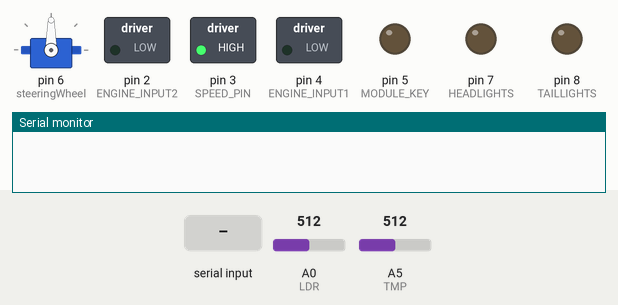
Simulated run of this sketch. Board: Arduino Nano, built with avr-gcc and run on an emulated ATmega328P. Shown: servo, switched loads named in the sketch (green lamp = pin HIGH), output pins drawn as LEDs (lit = HIGH), the last lines printed to the serial monitor. The test bench sets the inputs (shaded band); at power-on: A0 (LDR) = 512, A5 (TMP) = 512. Pins used as bus, display or sensor lines are not drawn.

Above: at 1.2 s.
1.3 s: "A\n" received over the second serial link
At 2.4 s:
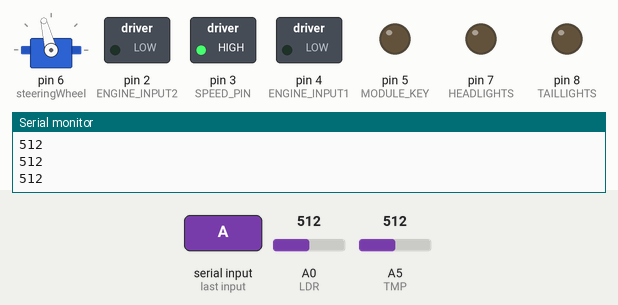
2.8 s: A0 (LDR) set to 683
4.4 s: A0 (LDR) set to 712
At 6.3 s:
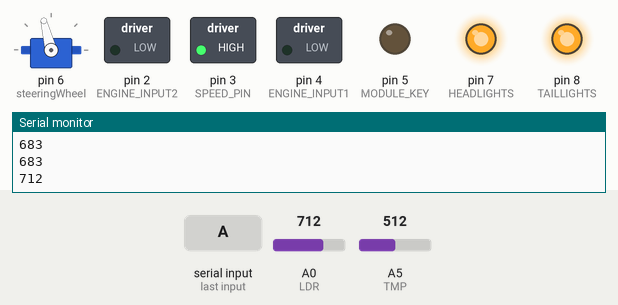
6.7 s: "Q\n" received over the second serial link
At 7.7 s:
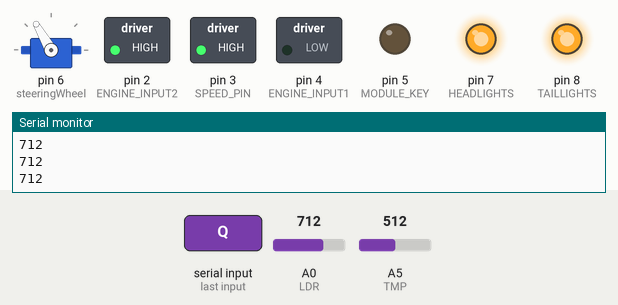
8.2 s: "E\n" received over the second serial link
At 8.8 s:
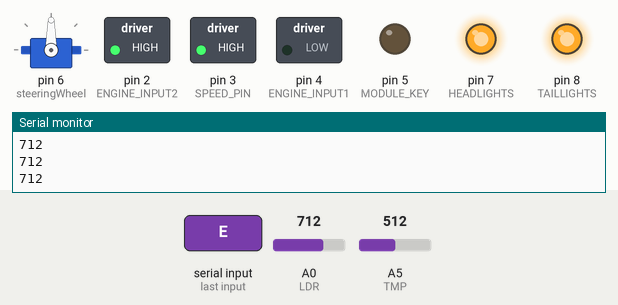
9.7 s: "Z\n" received over the second serial link
At 10.0 s:
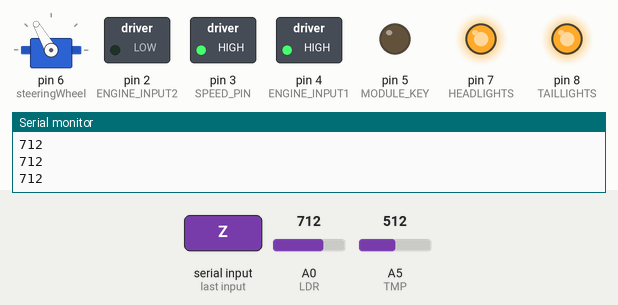
Timing chart, 0 to 12.2 s (numbered marks = the images above; inputs shaded):
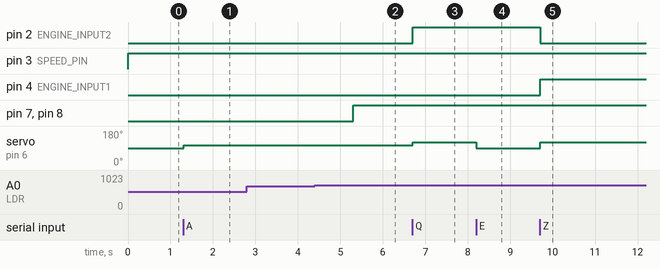

The sketch:

definitive_control_bt.ino
```cpp
#include <Arduino.h>
#include <SoftwareSerial.h>
#include <Servo.h>

#define ENGINE_INPUT2 2
#define SPEED_PIN 3
#define ENGINE_INPUT1 4
#define MODULE_KEY 5 // the key pin of the HC05 module (AT mode)
#define RX_PIN 10
#define TX_PIN 11
#define POWER 12
#define HEADLIGHTS 7
#define TAILLIGHTS 8
#define LDR A0
#define TMP A5
#define AT_INIT // AT configuration on startup

SoftwareSerial btSerial(RX_PIN, TX_PIN); // connexion to HC05

String inputString = "";        // a string to hold incoming data
boolean stringComplete = false; // whether the string is complete
char mem; // char to hold selected modes
bool LF; // controls car's movement
bool RF; //
bool LB; //
bool RB; //
bool isAuto; //
int power_state = LOW;
unsigned long tc, tp; // the time, for timeout processing
const long interval = 1000;
const long interval_2 = 1000;
const long interval_3 = 500;
unsigned long previousMillis = 0;
unsigned long previousMillis_2 = 0;
unsigned long previousMillis_3 = 0;

// functions header
void engine_control(const char *d);
void onOFF(int pin1, int pin2, bool lhs, bool rhs);
void lights(char &mode);
bool waitFor(const char *rep);
double tmp();

Servo steeringWheel;
int direction;

void setup()
{
  pinMode(HEADLIGHTS, OUTPUT);
  pinMode(TAILLIGHTS, OUTPUT);

  pinMode(ENGINE_INPUT1, OUTPUT);
  pinMode(ENGINE_INPUT2, OUTPUT);
  pinMode(SPEED_PIN, OUTPUT);
  pinMode(POWER, OUTPUT);

  steeringWheel.attach(6);

  // pinMode(ARDUINO_LED, OUTPUT);  // the on board led pin
  pinMode(MODULE_KEY, OUTPUT);   // the HC05 Key pin (switch to AT mode when HIGH)
  digitalWrite(MODULE_KEY, LOW); // communication mode

  inputString.reserve(300); // reserve 300 char max

  Serial.begin(9600);   // on board Serial
  btSerial.begin(9600); // SoftwareSerial connected to HC05 BTmodule
  tp = millis();        // get time
}

void loop()
{
  // put your main code here, to run repeatedly:
  unsigned long currentMillis = millis();
  unsigned long currentMillis_2 = millis();
  unsigned long currentMillis_3 = millis();
  analogWrite(SPEED_PIN, 255); // Aciona o motor

  // wait for a complete line from bluetooth device
  while (btSerial.available())
  {
    if (currentMillis - previousMillis >= interval)
    {
      previousMillis = currentMillis;
      btSerial.print(tmp());
    }
    char inChar = (char)btSerial.read(); // get the new byte:
    inputString += inChar;               // add it to the inputString:
    if (inChar == '\n')
    {                        // if the incoming character is a newline, set a flag
      stringComplete = true; // so the main loop can do something about it:
      break;
    }
  }
  if (stringComplete)
  {
    // a command is available to proceed
    stringComplete = false;

    mem = inputString[0];

    isAuto = (mem == 'A') ? true : false;

    LF = (mem == 'Q') ? true : false;
    RF = (mem == 'E') ? true : false;
    LB = (mem == 'Z') ? true : false;
    RB = (mem == 'C') ? true : false;

    lights(mem);

    if (!(LF || RF || LB || RB))
    {
      engine_control(&mem);
    }
    // void engine_control();
    inputString = ""; // clear the string
    // btSerial.print(?); // send a prompt char
  }

  if (LF || RF || LB || RB)
  {
    engine_control(&mem);
  }

  if (isAuto)
  {
    if (currentMillis_2 - previousMillis_2 >= interval_2)
    {
      previousMillis_2 = currentMillis_2;
      lights(mem);
    }
  }

//Allows power bank to provide energy enough to nano
  if (currentMillis_3 - previousMillis_3 >= interval_3)
    {
      previousMillis_3 = currentMillis_3;

      if(power_state == LOW)
        power_state = HIGH;
      else
        power_state = LOW;

      digitalWrite(POWER, power_state);
    }
}

//  The waitFor a string function with time out
// bool waitFor(const char *rep)
// {
//   unsigned long t0 = millis(), t;
//   int i = 0, j = strlen(rep);
//   char c;
//   for (i = 0; i < j;)
//   {
//     if (btSerial.available())
//     {
//       c = (char)btSerial.read();
//       Serial.print(c);
//       if (c == rep[i])
//         i++;
//     }
//     t = millis();
//     if (t - t0 > 2000)
//       break;
//   }
//   return i == j;
//   delay(10);
// }

// Functions definitions

// Aux function used by light and engine control functions
void onOFF(int pin1, int pin2, bool lhs, bool rhs)
{
  digitalWrite(pin1, lhs);
  digitalWrite(pin2, rhs);
  // delay(3000);
}

void engine_control(const char *d)
{
  int guidance = 104;
  // Serial.println(mode);
  switch (*d)
  {
  case 'F':// Forward
    onOFF(4, 2, 0, 1);
    break;
  case 'B':// Backwards
    onOFF(4, 2, 1, 0);
    break;
  case 'E':// Right Forward
    onOFF(4, 2, 0, 1);
    guidance = 90;
    break;
  case 'C':// Right Backwards
    onOFF(4, 2, 1, 0);
    guidance = 90;
    break;
  case 'Q':// Left Forward
    onOFF(4, 2, 0, 1);
    guidance = 120;
    break;
  case 'Z':// Left Backwards
    onOFF(4, 2, 1, 0);
    guidance = 120;
    break;

  default:// Neutral
    onOFF(4, 2, 0, 0);
    break;
  }
  steeringWheel.write(guidance);
}

void lights(char &mode)
{
  int reading;
  reading = analogRead(LDR);
  Serial.println(reading);
  switch (mode)
  {
  case 'Y':
    onOFF(7, 8, 1, 1);
    break;
  case 'N':
    onOFF(7, 8, 0, 0);
    break;
  case 'A':
    if (reading < 700)
    {
      onOFF(7, 8, 0, 0);
    }
    else
    {
      onOFF(7, 8, 1, 1);
    }
    break;
  }
}
// Engine temperature
double tmp()
{
  int sensorInput;               // The variable we will use to store the sensor input
  double temperature;            // The variable we will use to store temperature in degrees.
  sensorInput = analogRead(TMP); // read the analog sensor and store it

  temperature = (double)sensorInput / 1024; // find percentage of input reading
  temperature = temperature * 5;            // multiply by 5V to get voltage
  temperature = temperature - 0.5;          // Subtract the offset
  temperature = temperature * 100;          // Convert to degrees

  return temperature;
}
```

Measured:
- the behaviour switches between 699 and 700 on A0 (LDR) (found by bisection; images 1 and 2)
- after the input at 1.3 s, servo on pin 6 (steeringWheel): 90° → 104° at once
- after the input at 4.4 s, pin 7 (HEADLIGHTS), pin 8 (TAILLIGHTS): LOW → HIGH after 0.90 s
- after the input at 6.7 s, pin 2 (ENGINE_INPUT2): LOW → HIGH at once; servo on pin 6 (steeringWheel): 104° → 120° at once
- after the input at 8.2 s, servo on pin 6 (steeringWheel): 120° → 90° at once
- after the input at 9.7 s, pin 2 (ENGINE_INPUT2): HIGH → LOW at once; pin 4 (ENGINE_INPUT1): LOW → HIGH at once; servo on pin 6 (steeringWheel): 90° → 120° at once
